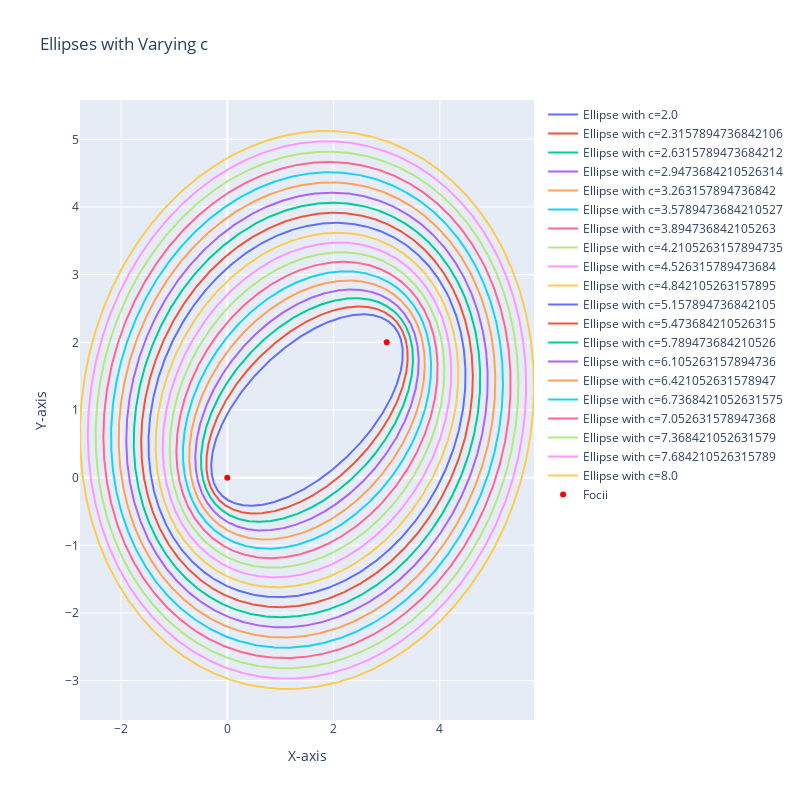

Write notebook code for a chart like this one.
### Code cell
def plot_ellipses(a1, b1, a2, b2, c_values):
    fig = go.Figure()

    for c in c_values:
        x0, y0, b, a, phi = generate_ellipse_parameters((a1, b1), (a2, b2), c)

        resolution = 1000
        t = np.linspace(0, 2*np.pi, resolution)
        x = x0 + a * np.cos(t) * np.cos(phi) - b * np.sin(t) * np.sin(phi)
        y = y0 + a * np.cos(t) * np.sin(phi) + b * np.sin(t) * np.cos(phi)

        fig.add_trace(go.Scatter(
            x=x,
            y=y,
            mode='lines',
            name=f'Ellipse with c={c}',
            marker=dict()
        ))

    fig.add_trace(go.Scatter(x=[a1, a2], y=[b1, b2], mode='markers', marker=dict(color='red'), name='Focii'))

    fig.update_layout(
        title='Ellipses with Varying c',
        xaxis=dict(title='X-axis'),
        yaxis=dict(title='Y-axis'),
        showlegend=True,
        autosize=False,
        width=800,
        height=800
    )

    fig.show()

# Example usage:
a1, b1, a2, b2 = 0, 0, 3, 2
n=20
c_values = np.linspace(2, 8, n)
plot_ellipses(a1, b1, a2, b2, c_values)

### Figure 1 — Plotly figure (JSON) as saved in the notebook; plotly's stock layout.template omitted (floating-point values rounded to 4 significant figures; data arrays with more than 128 entries replaced by an {"elided": "..."} marker saying what was removed)
{"data": [{"mode": "lines", "name": "Ellipse with c=2.0", "type": "scatter", "x": {"elided": "1000 float values"}, "y": {"elided": "1000 float values"}}, {"mode": "lines", "name": "Ellipse with c=2.3157894736842106", "type": "scatter", "x": {"elided": "1000 float values"}, "y": {"elided": "1000 float values"}}, {"mode": "lines", "name": "Ellipse with c=2.6315789473684212", "type": "scatter", "x": {"elided": "1000 float values"}, "y": {"elided": "1000 float values"}}, {"mode": "lines", "name": "Ellipse with c=2.9473684210526314", "type": "scatter", "x": {"elided": "1000 float values"}, "y": {"elided": "1000 float values"}}, {"mode": "lines", "name": "Ellipse with c=3.263157894736842", "type": "scatter", "x": {"elided": "1000 float values"}, "y": {"elided": "1000 float values"}}, {"mode": "lines", "name": "Ellipse with c=3.5789473684210527", "type": "scatter", "x": {"elided": "1000 float values"}, "y": {"elided": "1000 float values"}}, {"mode": "lines", "name": "Ellipse with c=3.894736842105263", "type": "scatter", "x": {"elided": "1000 float values"}, "y": {"elided": "1000 float values"}}, {"mode": "lines", "name": "Ellipse with c=4.2105263157894735", "type": "scatter", "x": {"elided": "1000 float values"}, "y": {"elided": "1000 float values"}}, {"mode": "lines", "name": "Ellipse with c=4.526315789473684", "type": "scatter", "x": {"elided": "1000 float values"}, "y": {"elided": "1000 float values"}}, {"mode": "lines", "name": "Ellipse with c=4.842105263157895", "type": "scatter", "x": {"elided": "1000 float values"}, "y": {"elided": "1000 float values"}}, {"mode": "lines", "name": "Ellipse with c=5.157894736842105", "type": "scatter", "x": {"elided": "1000 float values"}, "y": {"elided": "1000 float values"}}, {"mode": "lines", "name": "Ellipse with c=5.473684210526315", "type": "scatter", "x": {"elided": "1000 float values"}, "y": {"elided": "1000 float values"}}, {"mode": "lines", "name": "Ellipse with c=5.789473684210526", "type": "scatter", "x": {"elided": "1000 float values"}, "y": {"elided": "1000 float values"}}, {"mode": "lines", "name": "Ellipse with c=6.105263157894736", "type": "scatter", "x": {"elided": "1000 float values"}, "y": {"elided": "1000 float values"}}, {"mode": "lines", "name": "Ellipse with c=6.421052631578947", "type": "scatter", "x": {"elided": "1000 float values"}, "y": {"elided": "1000 float values"}}, {"mode": "lines", "name": "Ellipse with c=6.7368421052631575", "type": "scatter", "x": {"elided": "1000 float values"}, "y": {"elided": "1000 float values"}}, {"mode": "lines", "name": "Ellipse with c=7.052631578947368", "type": "scatter", "x": {"elided": "1000 float values"}, "y": {"elided": "1000 float values"}}, {"mode": "lines", "name": "Ellipse with c=7.368421052631579", "type": "scatter", "x": {"elided": "1000 float values"}, "y": {"elided": "1000 float values"}}, {"mode": "lines", "name": "Ellipse with c=7.684210526315789", "type": "scatter", "x": {"elided": "1000 float values"}, "y": {"elided": "1000 float values"}}, {"mode": "lines", "name": "Ellipse with c=8.0", "type": "scatter", "x": {"elided": "1000 float values"}, "y": {"elided": "1000 float values"}}, {"marker": {"color": "red"}, "mode": "markers", "name": "Focii", "type": "scatter", "x": [0, 3], "y": [0, 2]}], "layout": {"autosize": false, "height": 800, "showlegend": true, "title": {"text": "Ellipses with Varying c"}, "width": 800, "xaxis": {"title": {"text": "X-axis"}}, "yaxis": {"title": {"text": "Y-axis"}}}}
